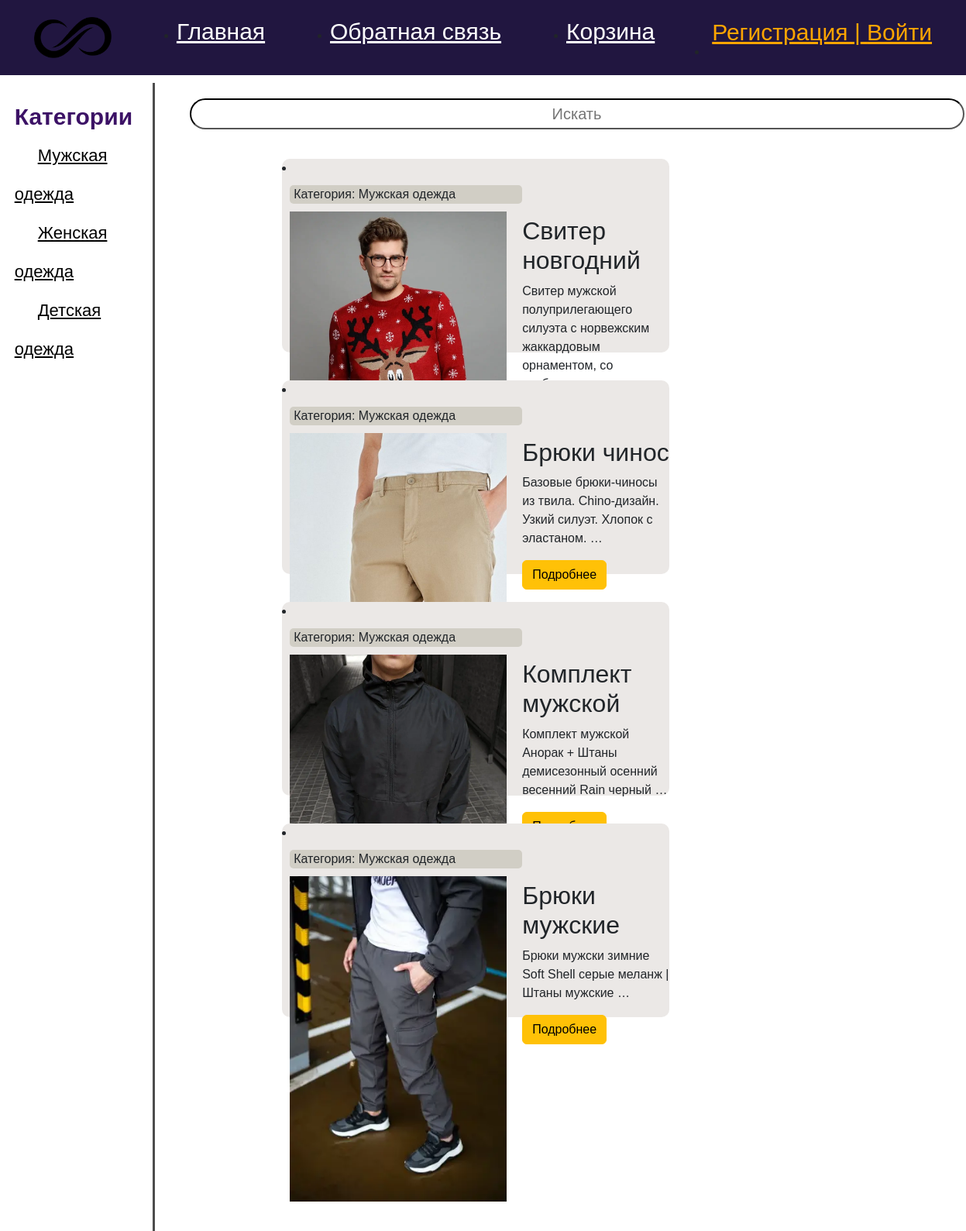
Page /show_categories/muzhskaya-odezhda/ on the committed database.
### main/models.py (models this page shows, shortened)
class Category(models.Model):
    name = models.CharField(max_length=255, db_index=True)
    slug = models.SlugField(max_length=255, db_index=True, verbose_name='url', unique=True)
    def __str__(self):
        return self.name
    def get_absolute_url(self):
        return reverse('cats', kwargs={'cat_slug': self.slug})

class Product(models.Model):
    title = models.CharField(max_length=255, verbose_name='Название')
    content = models.TextField(verbose_name='Описание')
    price = models.IntegerField(verbose_name='Цена')
    slug = models.SlugField(max_length=255, db_index=True, verbose_name='url', unique=True)
    photo = models.ImageField(upload_to='photos/%Y/%m/%d/')
    time_create = models.DateTimeField(auto_now_add=True)
    time_update = models.DateTimeField(auto_now=True)
    cat = models.ForeignKey('Category', on_delete=models.PROTECT)
    def get_absolute_url(self):
        return reverse('show_post', kwargs={'post_slug': self.slug})

### main/views.py (the view)
# urls.py: path('show_categories/<slug:cat_slug>/', ProductCategories.as_view(), name='cats'),
class ProductCategories(DataMixin, ListView):
    model = Product
    template_name = 'main/index.html'
    context_object_name = 'products'
    allow_empty = False
    def get_queryset(self):
        return Product.objects.filter(cat__slug=self.kwargs['cat_slug'])
    def get_context_data(self, *, object_list=None, **kwargs):
        context = super().get_context_data(**kwargs)
        c_def = self.get_user_context(title=" NameSite")
        return dict(list(context.items()) + list(c_def.items()))

### main/templatetags/main_tags.py (called while the page is built)
@register.inclusion_tag('main/list_categories.html')
def show_categories():
    cats = Category.objects.all()
    return {'cats': cats}

### main/utils.py (called while the page is built)
    def get_user_context(self, **kwargs):
       context = kwargs
       cats = Category.objects.all()
       context ['menu'] = menu
       context ['cats'] = cats
       return context

### main/templates/main/index.html (shortened to what this page needs)
{% extends 'main/layout.html' %}
{% block content %}
    <div class="menu">
		<div class="search_stroke">
			<form action="" method="post">
				<input type="text" placeholder="Искать">
			</form>
		</div>
		{% for p in products %}
            <li><div class="article-panel">
	<p class="first">Категория: {{p.cat}}</p>
</div>
{% if p.photo %}
				<p><img class="img-article-left" src="{{ p.photo.url }}" alt=""></p>
				<h2>{{p.title}}</h2>
{% endif %}
	{% autoescape on %}
	{{p.content|linebreaks|truncatewords:10}}
	{% endautoescape %}
			<p class="link-read-post"><a href="{{ p.get_absolute_url }}" class="btn btn-warning">Подробнее</a></p>
			</li>
        {% endfor %}
    </div>
{% endblock %}

### main/templates/main/list_categories.html
{% for c in cats %}
		<li><a href="{{ c.get_absolute_url }}">{{c.name}}</a></li>
{% endfor %}

### main/static/main/css/style.css (style rules this page uses)
html, body { font-family: 'Arial' }
img.img-article-left { max-width: 300px; height: auto; float: left; padding: 0 20px 10px 0; margin-left: 10px }
.menu { display: flex; flex-wrap: wrap; justify-content: space-around; }
.menu li { margin: 18px; width:500px; height: 250px; background-color: #ebe8e6; border-radius: 10px; }
.search_stroke { display: flex; justify-content: center; margin: 20px; }
.search_stroke input { width: 1000px; height: 40px; border-radius: 20px; border-color: black }
.search_stroke input { line-height: 20px; text-align: center; font-size: 20px; }
.first { margin: 10px; background-color: #d1cec5; border-radius: 5px; width: 300px; padding-left: 5px }
.cats a { color: black; }

### rows in the picture
Category: name "Мужская одежда"
Category: name "Женская одежда"
Category: name "Детская одежда"
Product: cat "Мужская одежда", photo (picture), title "Свитер новгодний", content "Свитер мужской полуприлегающего силуэта с норвежским жаккардовым орнаментом, со…"
Product: cat "Мужская одежда", photo (picture), title "Брюки чинос", content "Базовые брюки-чиносы из твила. Chino-дизайн. Узкий силуэт. Хлопок с эластаном. …"
Product: cat "Мужская одежда", photo (picture), title "Комплект мужской", content "Комплект мужской Анорак + Штаны демисезонный осенний весенний Rain черный …"
Product: cat "Мужская одежда", photo (picture), title "Брюки мужские", content "Брюки мужски зимние Soft Shell серые меланж | Штаны мужские …"

### other values in the picture
{{ m.title }} "Главная" "Обратная связь" "Корзина"
